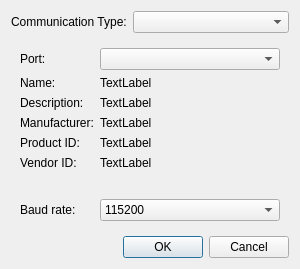
<?xml version="1.0" encoding="UTF-8"?>
<ui version="4.0">
 <class>CommSettingsDialog</class>
 <widget class="QDialog" name="CommSettingsDialog">
  <property name="geometry">
   <rect>
    <x>0</x>
    <y>0</y>
    <width>300</width>
    <height>269</height>
   </rect>
  </property>
  <property name="windowTitle">
   <string>Communication settings</string>
  </property>
  <layout class="QVBoxLayout" name="verticalLayout">
   <item>
    <layout class="QHBoxLayout" name="hboxType">
     <item>
      <widget class="QLabel" name="lblCommType">
       <property name="text">
        <string>Communication Type:</string>
       </property>
      </widget>
     </item>
     <item>
      <widget class="QComboBox" name="cbCommType">
       <property name="sizePolicy">
        <sizepolicy hsizetype="Expanding" vsizetype="Fixed">
         <horstretch>0</horstretch>
         <verstretch>0</verstretch>
        </sizepolicy>
       </property>
      </widget>
     </item>
    </layout>
   </item>
   <item>
    <widget class="QStackedWidget" name="commSettingsPage">
     <property name="currentIndex">
      <number>1</number>
     </property>
     <widget class="QWidget" name="pageNone"/>
     <widget class="QWidget" name="pageSerialPort">
      <layout class="QFormLayout" name="formLayout">
       <item row="0" column="0">
        <widget class="QLabel" name="label">
         <property name="text">
          <string>Port:</string>
         </property>
        </widget>
       </item>
       <item row="0" column="1">
        <widget class="QComboBox" name="cbPort">
         <property name="sizePolicy">
          <sizepolicy hsizetype="Expanding" vsizetype="Fixed">
           <horstretch>0</horstretch>
           <verstretch>0</verstretch>
          </sizepolicy>
         </property>
         <property name="styleSheet">
          <string notr="true"/>
         </property>
         <item>
          <property name="text">
           <string/>
          </property>
         </item>
        </widget>
       </item>
       <item row="1" column="0">
        <widget class="QLabel" name="label_2">
         <property name="text">
          <string>Name:</string>
         </property>
        </widget>
       </item>
       <item row="1" column="1">
        <widget class="QLabel" name="lblName">
         <property name="text">
          <string>TextLabel</string>
         </property>
        </widget>
       </item>
       <item row="2" column="0">
        <widget class="QLabel" name="label_3">
         <property name="text">
          <string>Description:</string>
         </property>
        </widget>
       </item>
       <item row="2" column="1">
        <widget class="QLabel" name="lblDescription">
         <property name="text">
          <string>TextLabel</string>
         </property>
        </widget>
       </item>
       <item row="3" column="0">
        <widget class="QLabel" name="label_4">
         <property name="text">
          <string>Manufacturer:</string>
         </property>
        </widget>
       </item>
       <item row="3" column="1">
        <widget class="QLabel" name="lblManufacturer">
         <property name="text">
          <string>TextLabel</string>
         </property>
        </widget>
       </item>
       <item row="4" column="0">
        <widget class="QLabel" name="label_7">
         <property name="text">
          <string>Product ID:</string>
         </property>
        </widget>
       </item>
       <item row="4" column="1">
        <widget class="QLabel" name="lblProductIdent">
         <property name="text">
          <string>TextLabel</string>
         </property>
        </widget>
       </item>
       <item row="5" column="0">
        <widget class="QLabel" name="label_5">
         <property name="text">
          <string>Vendor ID:</string>
         </property>
        </widget>
       </item>
       <item row="5" column="1">
        <widget class="QLabel" name="lblVendor">
         <property name="text">
          <string>TextLabel</string>
         </property>
        </widget>
       </item>
       <item row="6" column="0">
        <spacer name="verticalSpacer">
         <property name="orientation">
          <enum>Qt::Vertical</enum>
         </property>
         <property name="sizeHint" stdset="0">
          <size>
           <width>20</width>
           <height>22</height>
          </size>
         </property>
        </spacer>
       </item>
       <item row="7" column="0">
        <widget class="QLabel" name="label_6">
         <property name="text">
          <string>Baud rate:</string>
         </property>
        </widget>
       </item>
       <item row="7" column="1">
        <widget class="QComboBox" name="cbBaud">
         <property name="styleSheet">
          <string notr="true"/>
         </property>
         <property name="currentIndex">
          <number>3</number>
         </property>
         <item>
          <property name="text">
           <string>9600</string>
          </property>
         </item>
         <item>
          <property name="text">
           <string>19200</string>
          </property>
         </item>
         <item>
          <property name="text">
           <string>38400</string>
          </property>
         </item>
         <item>
          <property name="text">
           <string>115200</string>
          </property>
         </item>
        </widget>
       </item>
      </layout>
     </widget>
    </widget>
   </item>
   <item>
    <layout class="QHBoxLayout" name="hboxButtons">
     <item>
      <spacer name="horizontalSpacer">
       <property name="orientation">
        <enum>Qt::Horizontal</enum>
       </property>
       <property name="sizeHint" stdset="0">
        <size>
         <width>40</width>
         <height>20</height>
        </size>
       </property>
      </spacer>
     </item>
     <item>
      <widget class="QPushButton" name="btnOk">
       <property name="text">
        <string>OK</string>
       </property>
      </widget>
     </item>
     <item>
      <widget class="QPushButton" name="btnCancel">
       <property name="text">
        <string>Cancel</string>
       </property>
      </widget>
     </item>
    </layout>
   </item>
  </layout>
 </widget>
 <resources/>
 <connections/>
</ui>
